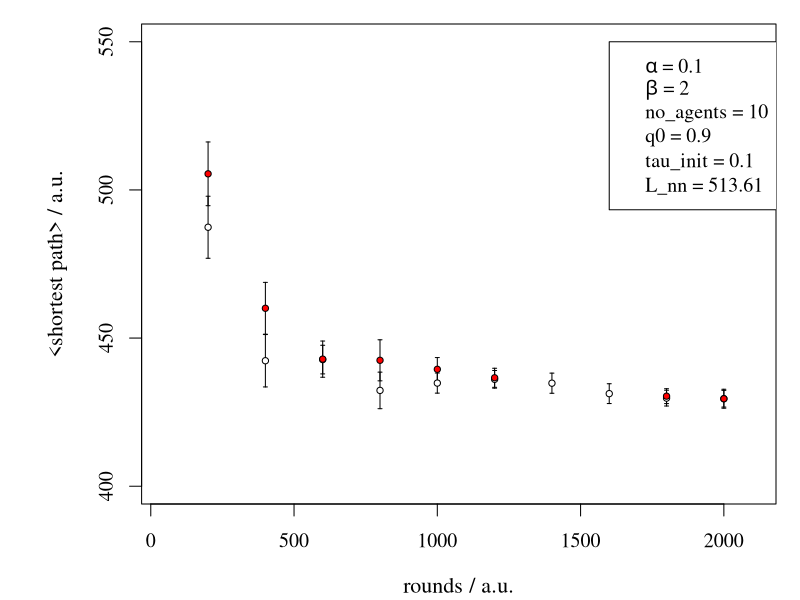

Reproduce this figure in R.
#Plot rounds vs. global_shortest_path_minimum

# alpha = 0.1;
# beta_0 = 2;
# no_agents = 10;     							
# rounds = 200:2000										
# start_city = 1;											
# q0 = 0.9;
# tau_init = 0.1;                                        
rm(list = ls())

#Daten einlesen
rounds = c(200,400,600,800,1000,1200,1400,1600,1800,2000)
global_shortest_path_average.V1 = c(487.4028,442.3497,442.7367,432.3335,434.8084, 436.0793, 434.7726, 431.2449,429.7371, 429.5303)
global_shortest_path_average.V2 = c(505.4319,460.0544,442.8916,442.4961,439.4602,436.5999,0,0, 430.3957,429.5303)
errors.V1 = c(10.4641,8.8395,4.8312,6.1660,3.3879,2.9796,3.3960,3.3416,2.6631,2.8202)                        #Standardabweichung
errors.V2 = c(10.7538,8.7496,6.1061,6.9268,3.9622,3.2160,1,1, 2.5062,3.1934)

#Grafik
par(family="serif",oma=c(0,1,0,0),mgp=c(2.9,1,0),mar=c(4,4.9,1,1),cex.lab=1.1,cex=1.2)
plot(rounds,global_shortest_path_average.V1,type="n",
     xlim=c(50,2100),
     ylim=c(400,550),
     xlab=expression(paste("rounds"," / ", a.u.)),
     ylab=expression(paste("<shortest path>"," / ", a.u.)),
     
)
y.errorbars.V1 <- function(rounds,global_shortest_path_average.V1,errors.V1,ebl=0.02){arrows(rounds,global_shortest_path_average.V1-errors.V1,rounds,global_shortest_path_average.V1+errors.V1,code=3,angle=90,length=ebl)}
y.errorbars.V1(rounds,global_shortest_path_average.V1,errors.V1)

y.errorbars.V2 <- function(rounds,global_shortest_path_average.V2,errors.V2,ebl=0.02){arrows(rounds,global_shortest_path_average.V2-errors.V2,rounds,global_shortest_path_average.V2+errors.V2,code=3,angle=90,length=ebl)}
y.errorbars.V2(rounds,global_shortest_path_average.V2,errors.V2)
points(rounds,global_shortest_path_average.V1,cex=0.7,pc=21,bg="white")
points(rounds,global_shortest_path_average.V2,cex=0.7,pc=21,bg="red")

legend(1600,550,c(expression(paste(alpha," = ",0.1)),expression(paste(beta," = ",2)),expression(paste(no_agents," = ",10)),expression(paste(q0," = ",0.9)),expression(paste(tau_init," = ",0.1)),expression(paste(L_nn," = ",513.61))))


#dev.copy2pdf(file="rounds_vs_shortestpath.pdf",height=7,width=12)